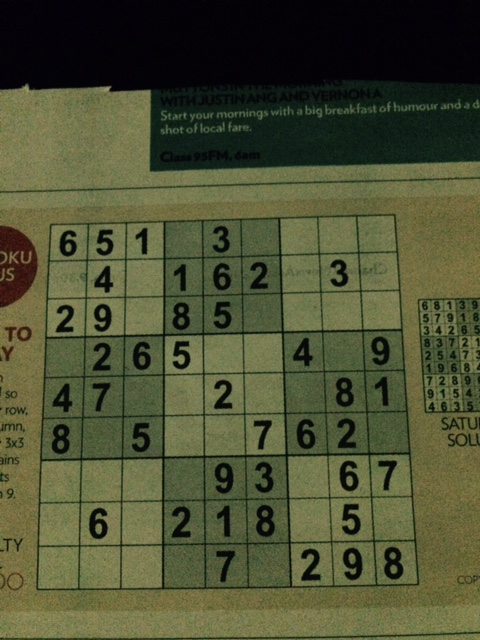
#> input picture sudoko02.jpeg, 480 x 640 px
$ python gradient.py   (older library calls are emulated)
#> lines starting #> are read from the running program, lines starting #| are printed output that depends on the picture
import cv2
import numpy as np
from matplotlib import pyplot as plt
img=cv2.imread('sudoko02.jpeg')
#> img is the input picture: shape (640, 480, 3); mean B, G, R 51.9, 80.8, 76.9
laplacian=cv2.Laplacian(img,cv2.CV_64F)
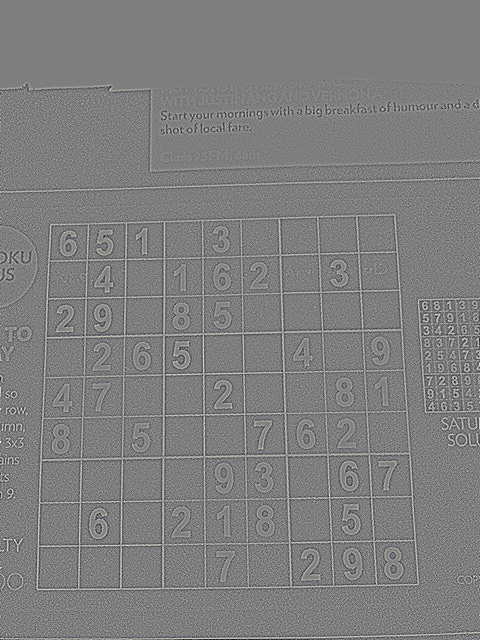
#> laplacian: shape (640, 480, 3) float64; mean B, G, R 0, 0, 0; drawn with min black and max white
sobelx=cv2.Sobel(img,cv2.CV_64F,1,0,ksize=5)
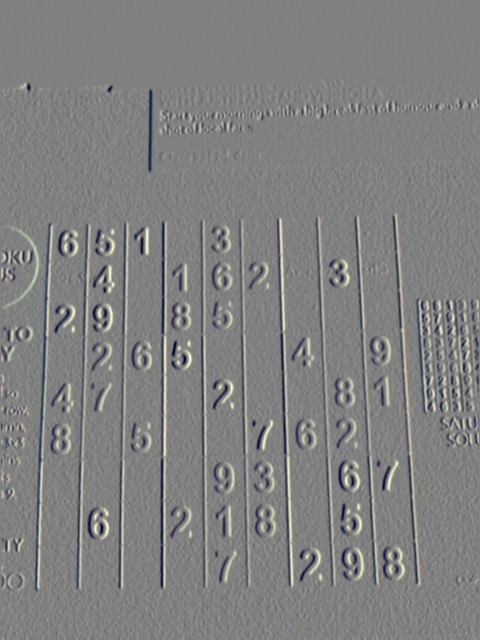
#> sobelx: shape (640, 480, 3) float64; mean B, G, R -1.6, -1.9, -4; drawn with min black and max white
sobely=cv2.Sobel(img,cv2.CV_64F,0,1,ksize=5)
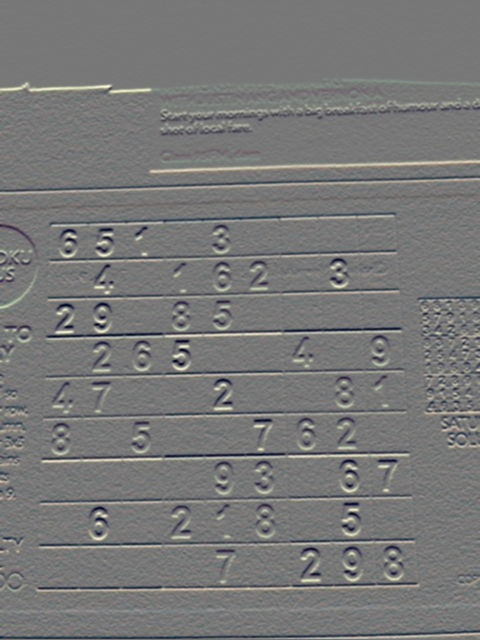
#> sobely: shape (640, 480, 3) float64; mean B, G, R 8.4, 17.2, 15.1; drawn with min black and max white

plt.subplot(2,2,1),plt.imshow(img,cmap='gray')
plt.title('Original'),plt.xticks([]),plt.yticks([])
plt.subplot(2,2,2),plt.imshow(laplacian,cmap='gray')
plt.title('Laplacian'),plt.xticks([]),plt.yticks([])
plt.subplot(2,2,3),plt.imshow(sobelx,cmap='gray')
plt.title('Sobel X'),plt.xticks([]),plt.yticks([])
plt.subplot(2,2,4),plt.imshow(sobely,cmap='gray')
plt.title('Sobel Y'),plt.xticks([]),plt.yticks([])
plt.show()
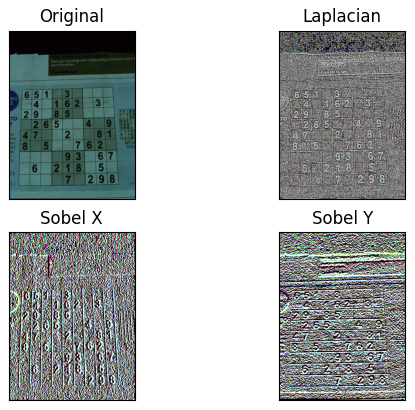
#> figure drawn by matplotlib, 4 panels; B, G, R data is drawn as R, G, B

$ run again, with apple.jpg copied over sudoko02.jpeg
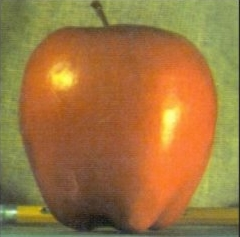
#> input picture apple.jpg, 240 x 237 px
#> img is the input picture: shape (237, 240, 3); mean B, G, R 63.5, 117.8, 158.6
#> `sobely=cv2.Sobel(img,cv2.CV_64F,0,1,ksize=5)`:
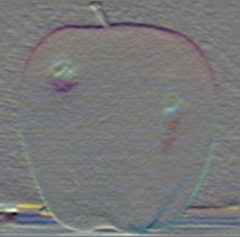
#> sobely: shape (237, 240, 3) float64; mean B, G, R 2, -17.6, -21.2; drawn with min black and max white
#> `plt.show()`:
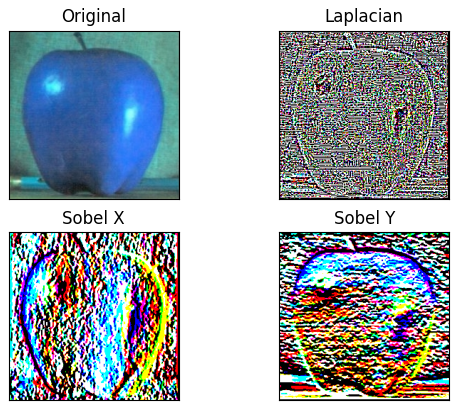
#> figure drawn by matplotlib, 4 panels; B, G, R data is drawn as R, G, B

$ run again, with approx.jpg copied over sudoko02.jpeg
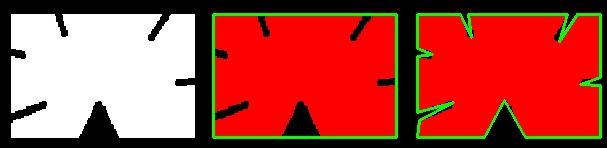
#> input picture approx.jpg, 607 x 148 px
#> img is the input picture: shape (148, 607, 3); mean B, G, R 62.8, 72.6, 173.3
#> `sobely=cv2.Sobel(img,cv2.CV_64F,0,1,ksize=5)`:
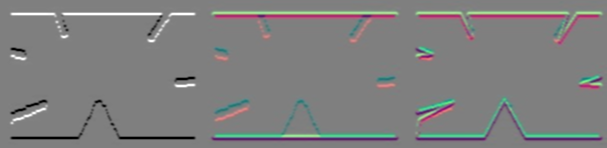
#> sobely: shape (148, 607, 3) float64; mean B, G, R -0.3, -0.5, -0.9; drawn with min black and max white
#> `plt.show()`:
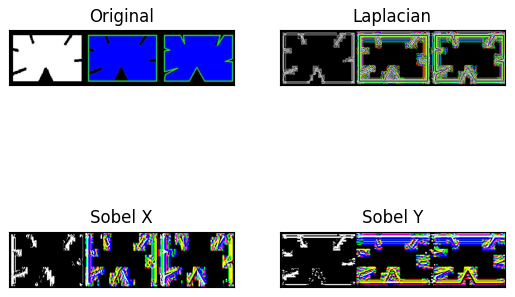
#> figure drawn by matplotlib, 4 panels; B, G, R data is drawn as R, G, B
